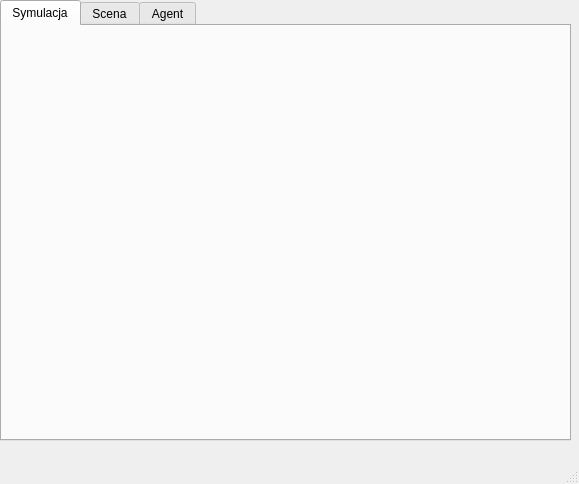
<?xml version="1.0" encoding="UTF-8"?>
<ui version="4.0">
 <class>MainWindow</class>
 <widget class="QMainWindow" name="MainWindow">
  <property name="geometry">
   <rect>
    <x>0</x>
    <y>0</y>
    <width>579</width>
    <height>484</height>
   </rect>
  </property>
  <property name="windowTitle">
   <string>MainWindow</string>
  </property>
  <widget class="QWidget" name="centralWidget">
   <widget class="QTabWidget" name="_Tabs">
    <property name="geometry">
     <rect>
      <x>0</x>
      <y>0</y>
      <width>571</width>
      <height>441</height>
     </rect>
    </property>
    <property name="currentIndex">
     <number>0</number>
    </property>
    <widget class="SimulationWindow" name="simulationWindow">
     <attribute name="title">
      <string>Symulacja</string>
     </attribute>
    </widget>
    <widget class="SceneWindow" name="sceneWindow">
     <attribute name="title">
      <string>Scena</string>
     </attribute>
    </widget>
    <widget class="AgentWindow" name="agentWindow">
     <attribute name="title">
      <string>Agent</string>
     </attribute>
    </widget>
   </widget>
  </widget>
  <widget class="QMenuBar" name="menuBar">
   <property name="geometry">
    <rect>
     <x>0</x>
     <y>0</y>
     <width>579</width>
     <height>21</height>
    </rect>
   </property>
  </widget>
  <widget class="QStatusBar" name="statusBar"/>
  <action name="actionGjh">
   <property name="text">
    <string>gjh</string>
   </property>
  </action>
 </widget>
 <layoutdefault spacing="6" margin="11"/>
 <customwidgets>
  <customwidget>
   <class>SimulationWindow</class>
   <extends>QWidget</extends>
   <header location="global">simulationwindow.h</header>
   <container>1</container>
  </customwidget>
  <customwidget>
   <class>AgentWindow</class>
   <extends>QWidget</extends>
   <header location="global">agentwindow.h</header>
   <container>1</container>
  </customwidget>
  <customwidget>
   <class>SceneWindow</class>
   <extends>QWidget</extends>
   <header location="global">scenewindow.h</header>
   <container>1</container>
  </customwidget>
 </customwidgets>
 <resources/>
 <connections/>
</ui>
